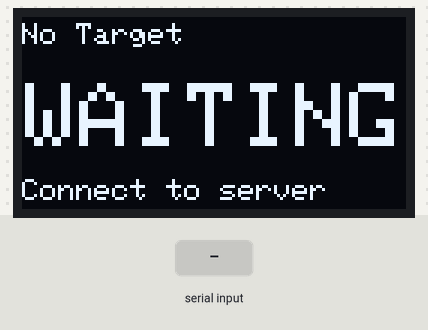
Bench run of a sketch on a simulated ESP32-C6. Parts: 128×64 one-colour display. Inputs (shaded band) come from the test bench. What the sketch prints to the serial monitor is not drawn.

Above: at 1.3 s.
1.4 s: "90,45\n" received over Serial
At 2.6 s:
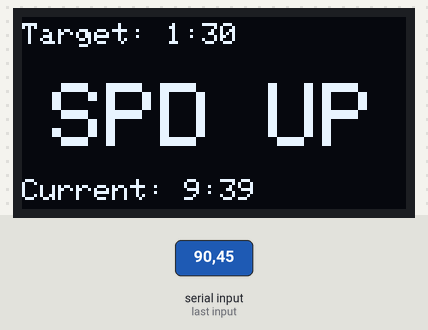
At 3.4 s:
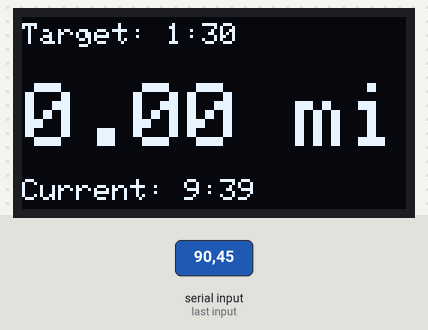
Timing chart, 0 to 4.9 s (numbered marks = the images above; inputs shaded):
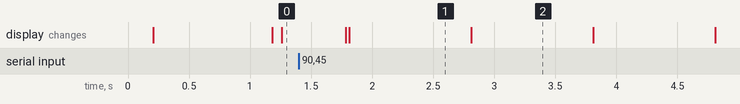

The sketch:

Pace_Giver.ino
```cpp
#include <Wire.h>
#include <Adafruit_GFX.h>
#include <Adafruit_SSD1306.h>
#include <math.h>
#include <Arduino.h>

/*
From program to watch
Pace (in seconds)
Activity: run, hike

From phone to watch
GPS coordinates
*/

#define SCREEN_WIDTH 128
#define SCREEN_HEIGHT 64
#define OLED_RESET -1
#define SCREEN_ADDRESS 0x3C

#define RUNNING 1
#define HIKING 2

#define SPEED_UP 1
#define SLOW_DOWN 2
#define ON_PACE 3

#define MOTOR_PIN D2

int PACE_TOLERANCE = 10; // in percent
int CURRENT_PACE; // in seconds
int TARGET_PACE = 0; // in seconds — set from Python via USB serial

bool targetReceived = false; // true once Python sends a pace

int MOTOR_STATE = ON_PACE; // default
unsigned long motorNextMs = 0;
int motorStep = 0;

double metersTraveled = 0.0;
double milesTraveled = 0.0;
int displayMilesOrStatus;

unsigned long displayNextMs = 0;
bool showDistance = false;
const char* statusText = "BOOT";   // points to string literal (safe)

Adafruit_SSD1306 display(SCREEN_WIDTH, SCREEN_HEIGHT, &Wire, OLED_RESET);

void setup() {
  Serial.begin(115200);

  // XIAO ESP32-C6 I2C pins
  Wire.begin(D4, D5);
  delay(100);
  if (!display.begin(SSD1306_SWITCHCAPVCC, SCREEN_ADDRESS)) {
    Serial.println("SSD1306 init failed");
    while (1)
      ;
  }
  drawScreen("Target: ", "BOOTING", "Current: ");

  pinMode(MOTOR_PIN, OUTPUT);
  analogWrite(MOTOR_PIN, 0);
}

/////////////LOOP/////////////
void loop() {
  updateMotor();
  updateDisplay();

  // ---- RECEIVE TARGET PACE FROM PYTHON VIA USB SERIAL ----
  if (Serial.available() > 0) {
    String received = Serial.readStringUntil('\n');
    received.trim();

    int newPace = received.toInt();
    if (newPace > 0) {
      TARGET_PACE = newPace;
      targetReceived = true;
      Serial.print("ACK TARGET_PACE=");
      Serial.println(TARGET_PACE);

      // Update screen immediately to show new target
      String tarPace = "Target: " + intSecondsToStringMinutes(TARGET_PACE);
      drawScreen(tarPace.c_str(), "READY", "Waiting for GPS...");
    }
  }

  // ---- SHOW WAITING SCREEN IF NO TARGET YET ----
  if (!targetReceived) {
    drawScreen("No Target", "WAITING", "Connect to server");
    delayWithMotor(500);
    return;  // skip rest of loop until we get a pace
  }

  // ---- GPS PACE COMPARISON ----
  // TODO: Replace this test data with real GPS from phone
  // For now, cycle through test scenarios to verify the link works

  //////////// Speed Up Test /////////////
  int lastTime = 0;
  double lastLat = 35.205000;
  double lastLon = -97.445000;
  int oneTime = 1;
  double oneLat = 35.205025;
  double oneLon = -97.445000;
  gpsToScreenTest(lastLon, lastLat, oneLon, oneLat, lastTime, oneTime, TARGET_PACE);
  delayWithMotor(3000);

  //////////// On Pace Test /////////////
  lastTime = 0;
  lastLat = 35.205000;
  lastLon = -97.445000;
  oneTime = 1;
  oneLat = 35.205030;
  oneLon = -97.445000;
  gpsToScreenTest(lastLon, lastLat, oneLon, oneLat, lastTime, oneTime, TARGET_PACE);
  delayWithMotor(3000);

  //////////// Slow Down Test /////////////
  lastTime = 0;
  lastLat = 35.205000;
  lastLon = -97.445000;
  oneTime = 1;
  oneLat = 35.205040;
  oneLon = -97.445000;
  gpsToScreenTest(lastLon, lastLat, oneLon, oneLat, lastTime, oneTime, TARGET_PACE);
  delayWithMotor(3000);

  // Serial.println(String(metersTraveled, 2) + " meters");
  // milesTraveled = metersTraveled / 1609.34;
  // Serial.println(String(milesTraveled, 2) + " miles");
}
/////////////LOOP/////////////

// ---------- Helpers ----------
static inline double deg2rad(double deg) {
  return deg * (M_PI / 180.0);
}
static inline double mpsToKph(double mps) {
  return mps * 3.6;
}
static inline double mpsToMph(double mps) {
  return mps * 2.2369362920544;
}
int metersAndSecToSecPerMile(double meters, int seconds) {
  if (meters <= 0.0 || seconds <= 0) return 9999;  // invalid / stopped
  return (int)round((1609.344 * seconds) / meters);
}
int percentFromTarget() {
  // negative percent means you're going faster so slow down
  // positive percent means you're going slower so speed up
  if (TARGET_PACE == 0) { return 0; }
  return (CURRENT_PACE - TARGET_PACE) * 100 / TARGET_PACE;
}
String intSecondsToStringMinutes(int seconds) {
  int minutes = seconds / 60;
  int leftoverSeconds = seconds % 60;
  String str = String(minutes) + ":";
  if (leftoverSeconds < 10) { str += "0"; }
  str += String(leftoverSeconds);
  return str;
}

// meters between two lat/lon points (degrees)
double haversineMeters(double lat1, double lon1, double lat2, double lon2) {
  const double R = 6371000.0; // Earth radius (m)
  double dLat = deg2rad(lat2 - lat1);
  double dLon = deg2rad(lon2 - lon1);

  double a = sin(dLat/2) * sin(dLat/2) +
             cos(deg2rad(lat1)) * cos(deg2rad(lat2)) *
             sin(dLon/2) * sin(dLon/2);

  double c = 2.0 * atan2(sqrt(a), sqrt(1.0 - a));
  return R * c;
}

// returns speed in meters/second, or NAN if unusable
double speedMpsFromFixes(double lastLat, double lastLon, uint32_t lastMs,
                         double curLat,  double curLon,  uint32_t curMs) {
  uint32_t dtMs = curMs - lastMs;  // ok with uint32 wrap if curMs is later
  if (dtMs < 300) return NAN;      // too soon (GPS jitter dominates)

  double dt = dtMs / 1000.0;
  double d  = haversineMeters(lastLat, lastLon, curLat, curLon);

  // jitter guard: ignore tiny motion over short windows
  if (d < 0.7 && dt < 2.0) return 0.0;

  return d / dt;
}
// ---------- End Helpers ----------


// Chooses what to set the screen based on pace metrics
void setScreen(int percent) {
  String curPace = "Current: " + intSecondsToStringMinutes(CURRENT_PACE);
  String tarPace = "Target: " + intSecondsToStringMinutes(TARGET_PACE);
  // use ".c_str()" to convert from String to "const char*"

  if (abs(percent) < PACE_TOLERANCE) {
    drawScreen(tarPace.c_str(), "ON PACE", curPace.c_str());
    setMotorState(ON_PACE);
  }
  else if (percent > PACE_TOLERANCE) {
    drawScreen(tarPace.c_str(), "SPD UP", curPace.c_str());
    setMotorState(SPEED_UP);
  }
  else if (percent < -PACE_TOLERANCE) {
    drawScreen(tarPace.c_str(), "SLW DWN", curPace.c_str());
    setMotorState(SLOW_DOWN);
  }
  else { // failsafe
    drawScreen("ERROR", "ERROR", "ERROR");
    analogWrite(MOTOR_PIN, 0);
  }
}

// Draws three lines of text on the screen
void drawScreen(const char* top,
                const char* middle,
                const char* bottom) {

  display.clearDisplay();
  display.setTextColor(SSD1306_WHITE);

  /* ---------- Top (Yellow Area ~0–15 px) ---------- */
  display.setTextSize(1);
  display.setCursor(0, 2);
  display.println(top);

  /* ---------- Middle (Big Text, Blue Area) ---------- */
  display.setTextSize(3);

  int16_t x1, y1;
  uint16_t w, h;
  display.getTextBounds(middle, 0, 0, &x1, &y1, &w, &h);

  int midX = (SCREEN_WIDTH - w) / 2;
  int midY = 22;  // visually centered in blue region

  display.setCursor(midX, midY);
  display.println(middle);

  /* ---------- Bottom (Small Text, Blue Area) ---------- */
  display.setTextSize(1);
  display.setCursor(0, 54);
  display.println(bottom);

  display.display();
}

void timeToScreenTest(int current, int target) {
  CURRENT_PACE = current;
  TARGET_PACE = target;

  setScreen(percentFromTarget());
}

void gpsToScreenTest(double lastLon, double lastLat, double oneLon, double oneLat, int lastTime, int oneTime, int targetPace) {
  double metersCovered = haversineMeters(lastLat, lastLon, oneLat, oneLon); // gives meters
  metersTraveled += metersCovered;
  int currentPace = metersAndSecToSecPerMile(metersCovered, (oneTime - lastTime));
  CURRENT_PACE = currentPace;
  TARGET_PACE = targetPace;

  int percent = percentFromTarget();

    // set motor + statusText, but don't redraw here
  if (abs(percent) < PACE_TOLERANCE) {
    statusText = "ON PACE";
    setMotorState(ON_PACE);
  } else if (percent > PACE_TOLERANCE) {
    statusText = "SPD UP";
    setMotorState(SPEED_UP);
  } else {
    statusText = "SLW DWN";
    setMotorState(SLOW_DOWN);
  }
}

void updateDisplay() {
  unsigned long now = millis();
  if (now < displayNextMs) return;
  displayNextMs = now + 1000;

  showDistance = !showDistance;

  String top = "Target: " + intSecondsToStringMinutes(TARGET_PACE);
  String bottom = "Current: " + intSecondsToStringMinutes(CURRENT_PACE);

  if (!showDistance) {
    // show status
    drawScreen(top.c_str(), statusText, bottom.c_str());
  } else {
    // show distance (miles)
    double miles = metersTraveled / 1609.34;
    String distStr = String(miles, 2) + " mi";
    drawScreen(top.c_str(), distStr.c_str(), bottom.c_str());
  }
}

void setMotorState(int state) {
  // Only reset the pattern if the state changes
  if (MOTOR_STATE == state) return;

  MOTOR_STATE = state;
  motorNextMs = 0;
  motorStep = 0;
  analogWrite(MOTOR_PIN, 0); // ensure off

  showStatusNow();
}

// Call this EVERY loop (non-blocking)
void updateMotor() {
  unsigned long now = millis();
  if (now < motorNextMs) return;

  // ---------- SPEED UP ----------
  if (MOTOR_STATE == SPEED_UP) {
    if (motorStep == 0) { analogWrite(MOTOR_PIN, 255); motorNextMs = now + 250; motorStep = 1; }
    else if (motorStep == 1) { analogWrite(MOTOR_PIN, 0); motorNextMs = now + 250; motorStep = 2; }
    else if (motorStep == 2) { analogWrite(MOTOR_PIN, 255); motorNextMs = now + 250; motorStep = 3; }
    else               { analogWrite(MOTOR_PIN, 0);   motorNextMs = now + 500; motorStep = 0; }
  }

  // ---------- SLOW DOWN ----------
  else if (MOTOR_STATE == SLOW_DOWN) {
    if (motorStep == 0) { analogWrite(MOTOR_PIN, 255); motorNextMs = now + 500; motorStep = 1; }
    else               { analogWrite(MOTOR_PIN, 0);   motorNextMs = now + 500; motorStep = 0; }
  }

  // ---------- ON PACE ----------
  else {
    analogWrite(MOTOR_PIN, 0);
    motorNextMs = now + 200;
    motorStep = 0;
  }
}

void delayWithMotor(unsigned long ms) {
  unsigned long start = millis();
  while (millis() - start < ms) {
    updateMotor();   // keep stepping the vibration pattern
    updateDisplay();
    delay(1);        // yield a tiny bit
  }
}

void showStatusNow() {
  showDistance = false;      // status first
  displayNextMs = millis() + 1000;  // start the 1-second cadence from now

  String top = "Target: " + intSecondsToStringMinutes(TARGET_PACE);
  String bottom = "Current: " + intSecondsToStringMinutes(CURRENT_PACE);
  drawScreen(top.c_str(), statusText, bottom.c_str());
}
```

Measured:
- after the input at 1.4 s, the display: first changes after 0.39 s (image 1 shows a later state)
- what the display in image 1 shows lasts 1.0 s, from 1.8 s to 2.8 s
